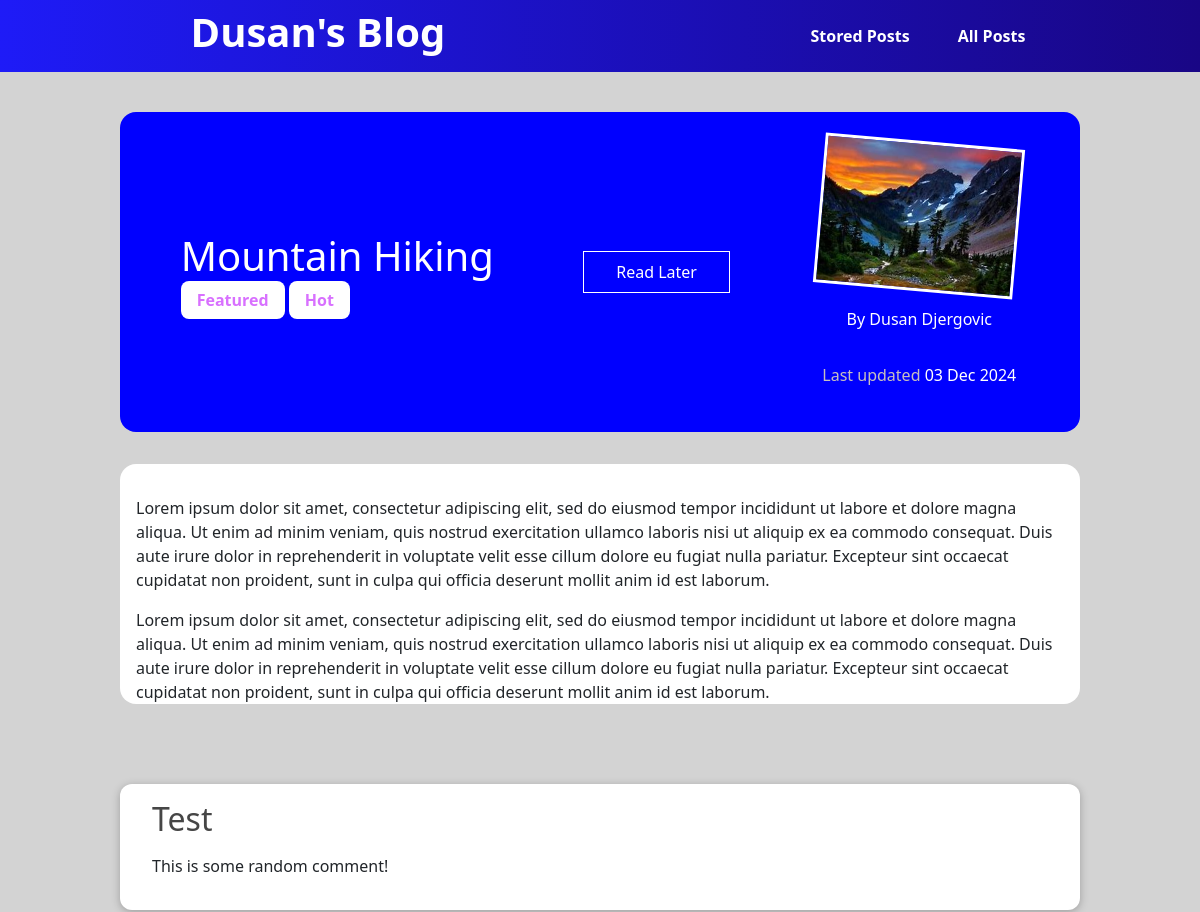
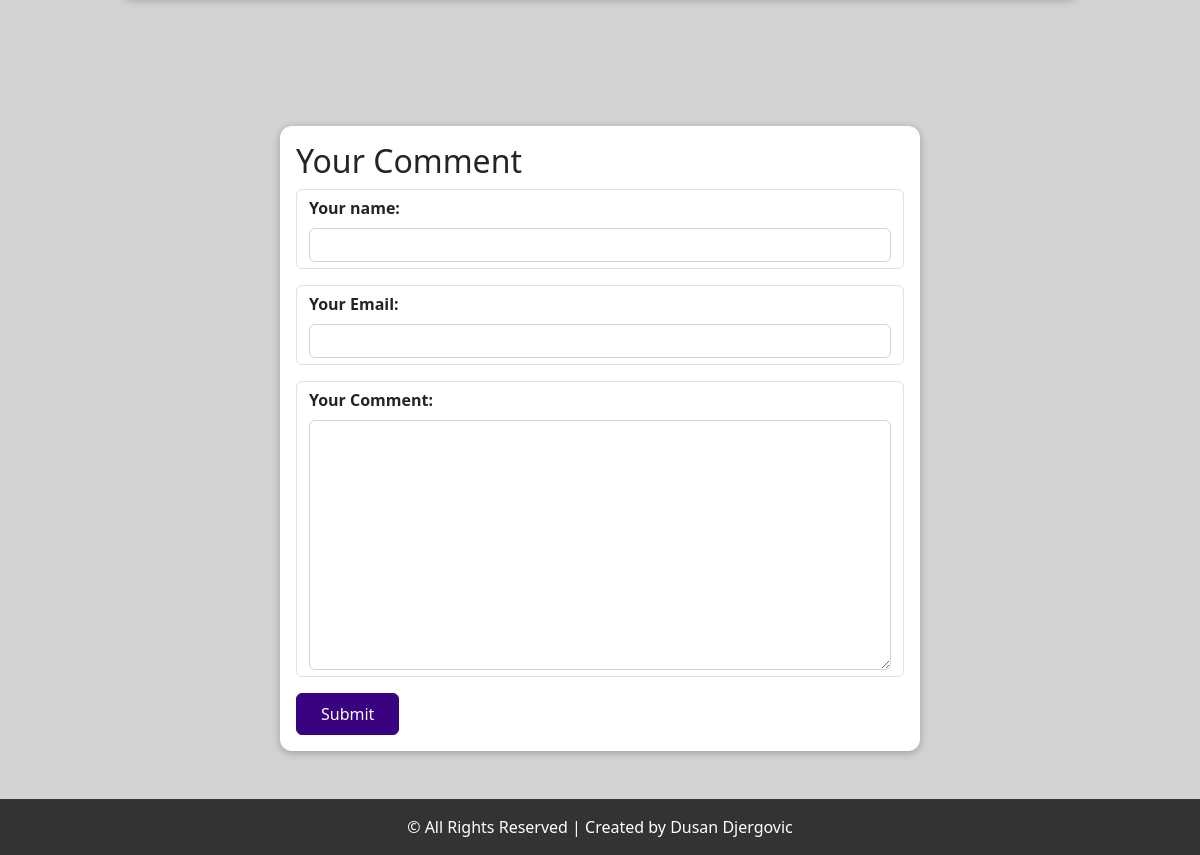
Page /post/mountain-hiking on the committed database (2 pictures, top to bottom).
### blog/models.py (models this page shows, shortened)
class Post(models.Model):
    title = models.CharField(max_length=100)
    excerpt = models.CharField(max_length=200)
    image = models.ImageField(upload_to="posts", null=True)
    date = models.DateField(auto_now=True)
    slug = models.SlugField(null=True, unique=True)
    content = models.TextField(validators=[MinLengthValidator(10)])
    author = models.ForeignKey(Author, on_delete=models.SET_NULL, null=True, related_name="posts")
    tags = models.ManyToManyField(Tag)

class Tag(models.Model):
    caption = models.CharField(max_length=20)

class Author(models.Model):
    first_name = models.CharField(max_length=50)
    last_name = models.CharField(max_length=50)
    email = models.EmailField()
    class Meta:
        verbose_name = ("Author")
        verbose_name_plural = ("Authors")
    def __str__(self):
        return f"{self.first_name} {self.last_name}"

class Comment(models.Model):
    user_name = models.CharField(max_length=50)
    user_email = models.EmailField()
    text = models.TextField(max_length=400)
    post = models.ForeignKey(Post, on_delete=models.CASCADE, related_name="comments")

### blog/views.py (the view, shortened to what this page needs)
# urls.py: path("post/<slug:slug>", views.SinglePostView.as_view(), name="hobi"),
class SinglePostView(View):
    def is_stored_post(self, request, post_id):
        stored_posts = request.session.get("stored_posts")
        if stored_posts is not None:
            is_saved_for_later = post_id in stored_posts
        else:
            is_saved_for_later = False
        return is_saved_for_later
    def get(self, request, slug):
        post = Post.objects.get(slug=slug)
        context = {
            "post": post,
            "tags": post.tags.all(),
            "comment_form": CommentForm(),
            "comments": post.comments.all().order_by("-id"),
            "saved_for_later": self.is_stored_post(request, post.id)
        }
        return render(request, "blog/hobies.html", context)

### blog/forms.py
class CommentForm(ModelForm):
    class Meta:
        model = Comment
        exclude = ["post"]
        labels = {
            "user_name": "Your name",
            "user_email": "Your Email",
            "text": "Your Comment"
        }

### blog/templates/blog/hobies.html (shortened to what this page needs)
{% extends "base.html" %}
{% load static %}
{% block styles %}
    <link rel="stylesheet" href="{% static "blog/hobies.css" %}">
{% endblock  %}
{% block content %}
    <section>
        <div class="first">
                <div>
                    <h1>{{post.title}}</h1>
                    {% for tag in tags%}
                    <span class="tag">{{tag.caption}}</span>
                    {% endfor %}
                </div>
                <div id="read-later">
                    <form method="POST" action="{% url "read-later" %}">
                        <button>
                            {% if saved_for_later %}
                                Remove from "Read Later" list
                            {% else %}
                                Read Later
                            {% endif %}
                        </button>
                    </form>
                </div>
                <div class="img-date">
                    <img src="{{ post.image.url }}" alt="">
                    <address>
                        <a href="mailto:test@test.com">By {{post.author}}</a>
                    </address>
                    <p>Last updated
                        <span id="time">{{post.date|date:"d M Y"}}</span>
                    </p>
                </div>
        </div>
        <div class="second">
            <p>{{post.content|linebreaks}}</p>
        </div>
        <div id="comments">
            <ul>
                {% for comment in comments %}
                    <li>
                        <h2> {{ comment.user_name }} </h2>
                        <p> {{ comment.text|linebreaks }} </p>
                    </li>
                {% endfor %}
            </ul>
        </div>
        <div id="comment-form">
            <h2>Your Comment</h2>
            <form method="POST" action="{% url "hobi" post.slug %}">
                {% for form_field in comment_form %}
                    <div class="form-control">
                        {{form_field.label_tag}}
                        {{form_field}}
                    </div>
                {% endfor %}
                <button type="submit">Submit</button>
            </form>
        </div>
    </section>
{% endblock  %}

### static/base.css (style rules this page uses)
* { margin: 0; padding: 0; box-sizing: border-box; }
body { font-family: "Roboto Condensed", serif; }

### blog/static/blog/hobies.css (style rules this page uses)
* { margin: 0; padding: 0; }
section { background-color: lightgray; display: flex; flex-direction: column; align-items: center; justify-content: center; gap: 2rem; overflow: hidden; }
.first { padding: 1rem; margin-top: 2.5rem; border-radius: 1rem; height: 40vh; width: 80%; background-color: blue; color: white; display: flex; justify-content: space-around; align-items: center; }
.first .img-date { display: flex; flex-direction: column; align-items: center; justify-content: center; gap: 1rem; }
.first .img-date img { border: 3px solid white; transform: rotate(5deg); width: 200px; height: 150px; }
.first .img-date p { color: rgb(199, 191, 191); }
.img-date address a { text-decoration: none; color: white !important; }
.second { overflow-y: scroll; border-radius: 1rem; height: 30vh; width: 80%; background-color: white; display: flex; flex-direction: column; justify-content: space-between; padding: 1rem; }
#time { color: white; }
.tag { background-color: white; color: #d870ff; padding: 0.5rem 1rem; border-radius: .5rem; font-weight: bold; }
#comment-form { margin: 3rem auto; width: 90%; max-width: 40rem; border-radius: 12px; background-color: white; box-shadow: 0 2px 8px rgba(0, 0, 0, 0.25); padding: 1rem; }
.form-control { margin-bottom: 1rem; }
.form-control label { font-weight: bold; margin-bottom: 0.5rem; display: block; }
.form-control input, .form-control textarea { display: block; width: 100%; font: inherit; padding: .25rem; border-radius: 6px; border: 1px solid lightgray; }
#comment-form button { background-color: #390281; color: white; border: 1px solid #390281; padding: .5rem 1.5rem; border-radius: 6px; cursor: pointer; }
#comments { margin: 3rem auto; width: 90%; max-width: 60rem; border-radius: 12px; background-color: white; box-shadow: 0 2px 8px rgba(0, 0, 0, 0.25); padding: 1rem 2rem; }
#comments ul { list-style: none; margin: 0; padding: 0; }
#comments li { margin-bottom: 1rem; border-bottom: 2px solid #ccc; }
#comments li:last-of-type { border-bottom: none; }
#comments h2 { color: #464646; }
#read-later { margin: 2rem 0; }
#read-later button { background-color: transparent; border: 1px solid white; padding: .5rem 2rem; font: inherit; color: white; cursor: pointer; }

### rows in the picture
Post: title "Mountain Hiking", image (picture), author "Dusan Djergovic", date "03 Dec 2024", content "Lorem ipsum dolor sit amet, consectetur adipiscing elit, sed do eiusmod tempor incididunt ut labore et dolore magna aliqua. Ut enim ad minim veniam, quis nostrud exercitation ullamco laboris nisi ut aliquip ex ea commodo consequat. Duis aute irure dolor in reprehenderit in voluptate velit esse cillum dolore eu fugiat nulla pariatur. Excepteur sint occaecat cupidatat non proident, sunt in culpa qui officia deserunt mollit anim id est laborum. Lorem ipsum dolor sit amet, consectetur adipiscing elit, sed do eiusmod tempor incididunt ut labore et dolore magna aliqua. Ut enim ad minim veniam, quis nostrud exercitation ullamco laboris nisi ut aliquip ex ea commodo consequat. Duis aute irure dolor…"
Tag: caption "Featured"
Tag: caption "Hot"
Comment: user_name "Test", text "This is some random comment!"
